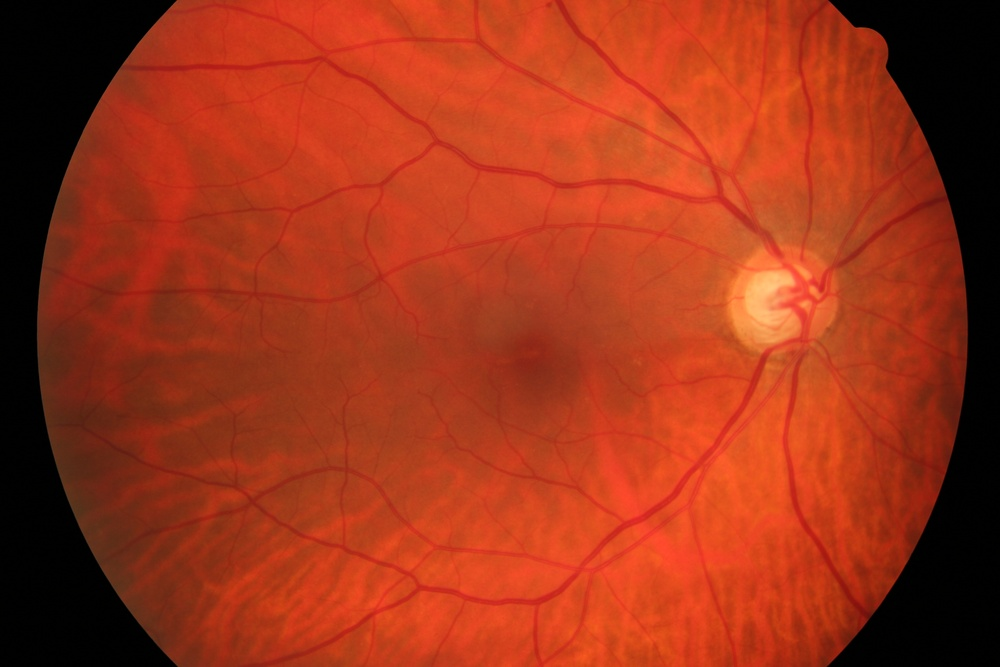
%> input picture imagenes/retinografia-2.jpg, 1000 x 667 px, shrunk from 3504 x 2336 before the run
$ octave descarta_marcos.m   (GNU Octave 9; MATLAB toolbox functions it lacks are replaced by stand-ins)
%> lines starting %> are read from the running program, lines starting %| are printed output that depends on the picture
% Información del histograma por debajo del nivel 10
i = imread ('imagenes\retinografia-2.jpg');
%> i is the input picture: size 667x1000x3 uint8; mean R, G, B 158.1, 51.8, 24.6
ig = i (:,:,2);
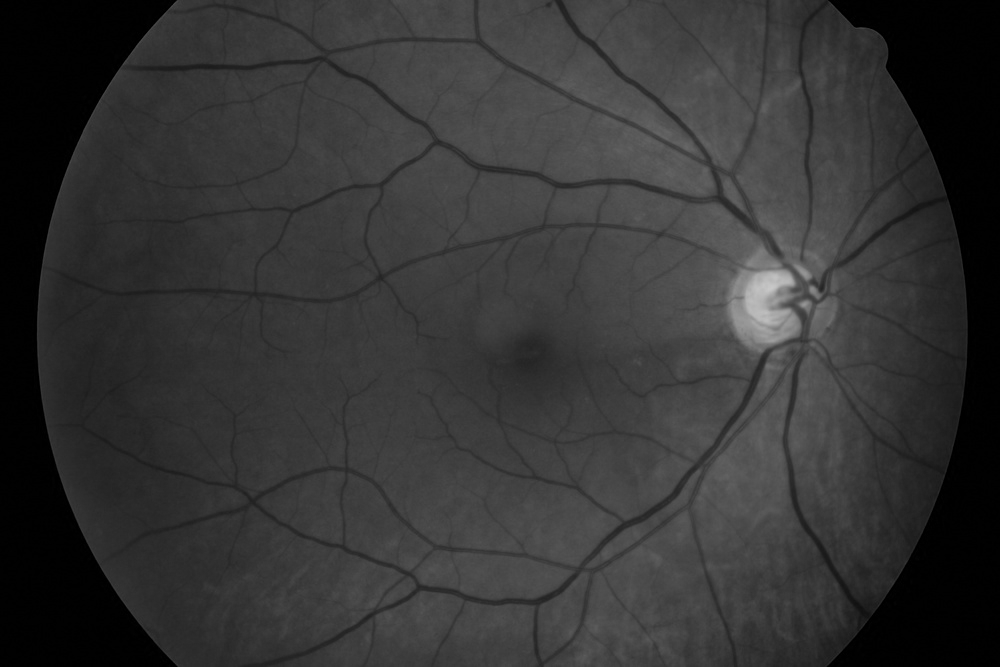
%> ig: size 667x1000 uint8; min 0, max 200, mean 51.8
imhist(ig)
title ('Parte del histograma del canal G de la imagen 2')
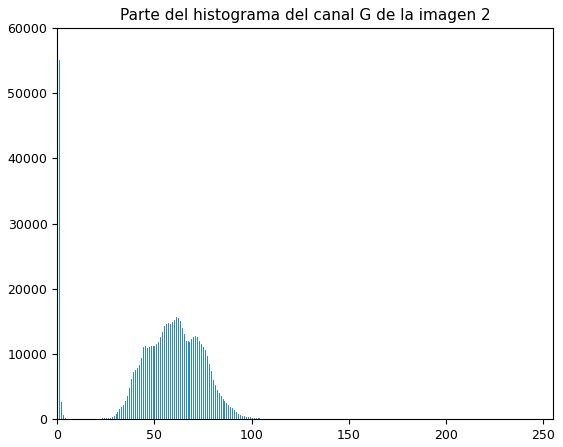
%> figure redrawn from the program's plot data; highest point at x = 1, y = 55099

ig (ig > 10) = 255;
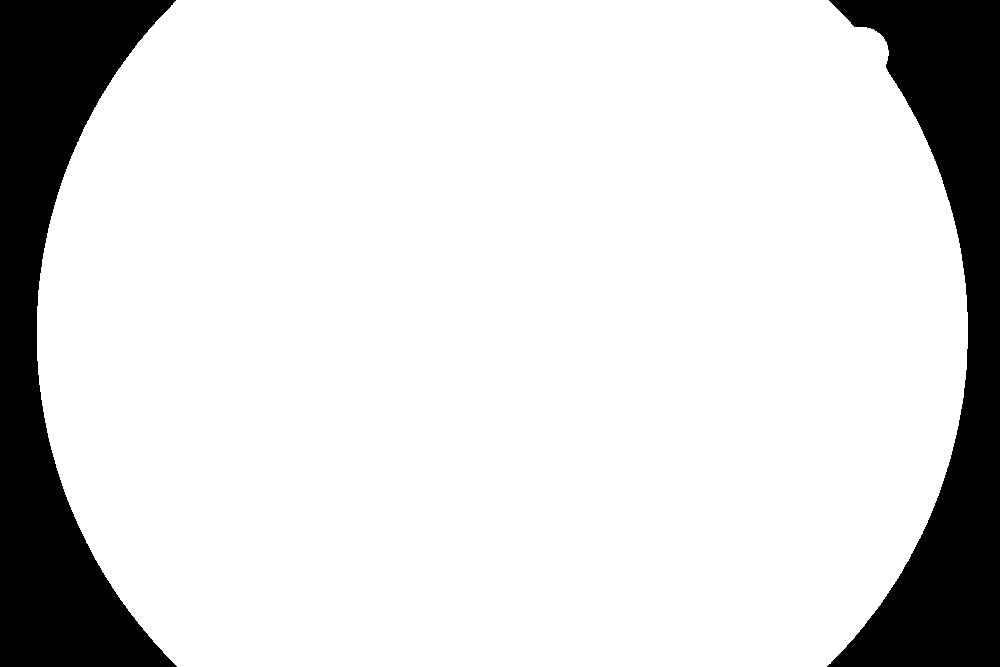
%> ig: size 667x1000 uint8; min 0, max 255, mean 215.6
imshow (ig)

$ run again, with imagenes/retinografia-1.jpg copied over imagenes/retinografia-2.jpg
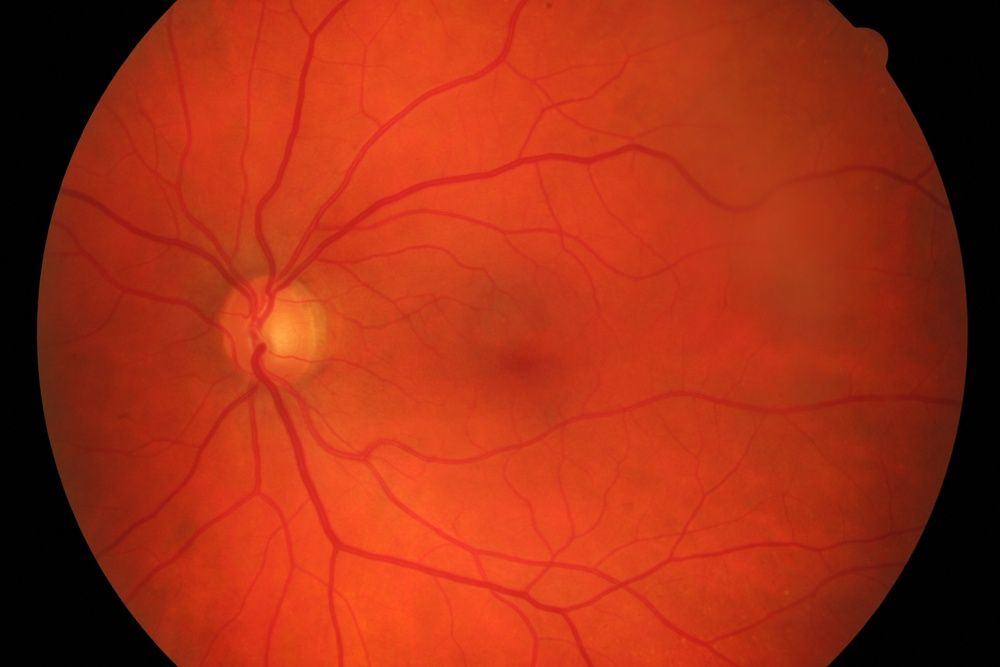
%> input picture imagenes/retinografia-1.jpg, 1000 x 667 px, shrunk from 3504 x 2336 before the run
%> i is the input picture: size 667x1000x3 uint8; mean R, G, B 162.1, 46.6, 20.9
%> `ig = i (:,:,2);`:
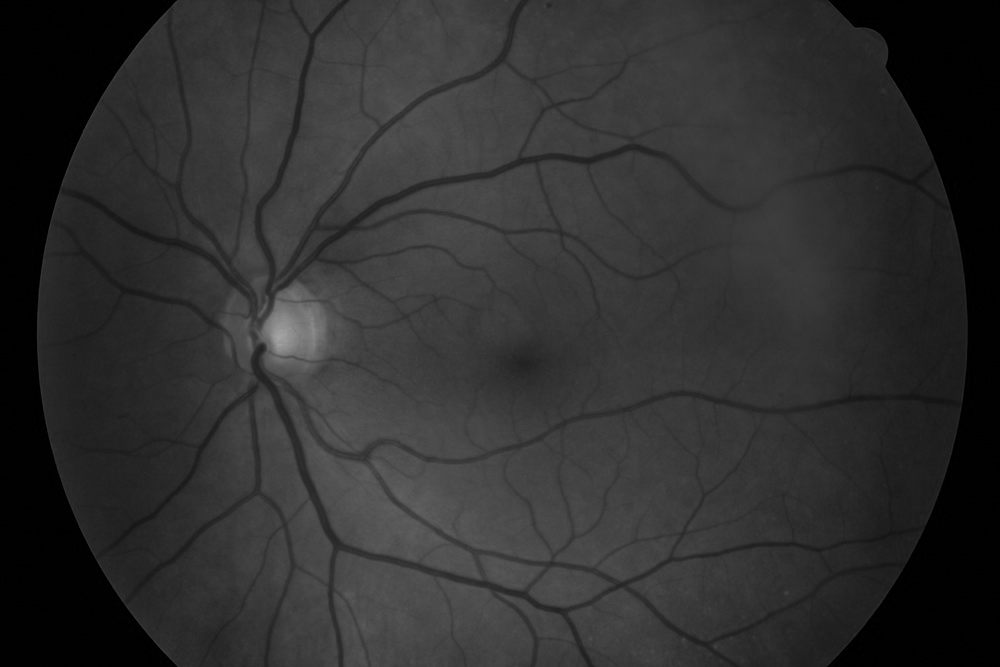
%> ig: size 667x1000 uint8; min 0, max 166, mean 46.6
%> `title ('Parte del histograma del canal G de la imagen 2')`:
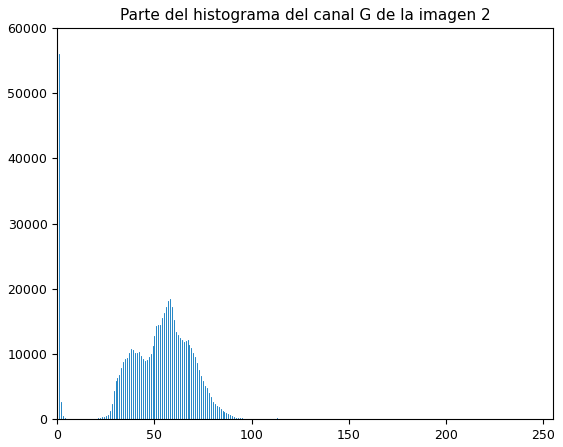
%> figure redrawn from the program's plot data; highest point at x = 1, y = 56049

$ run again, with imagenes/retinografia-10.jpg copied over imagenes/retinografia-2.jpg
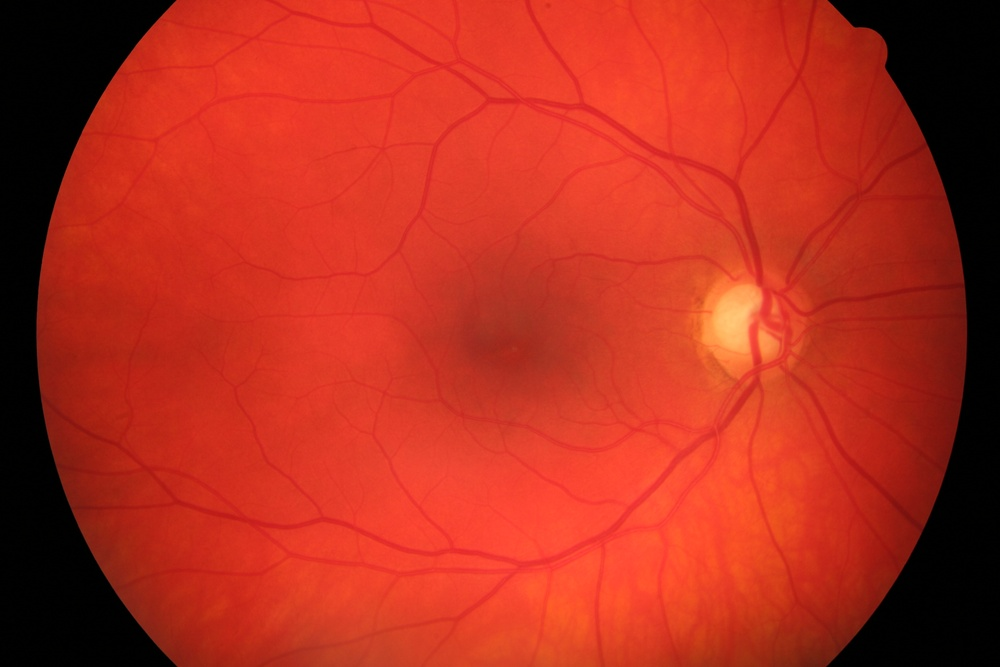
%> input picture imagenes/retinografia-10.jpg, 1000 x 667 px, shrunk from 3504 x 2336 before the run
%> i is the input picture: size 667x1000x3 uint8; mean R, G, B 179, 46, 29.7
%> `title ('Parte del histograma del canal G de la imagen 2')`:
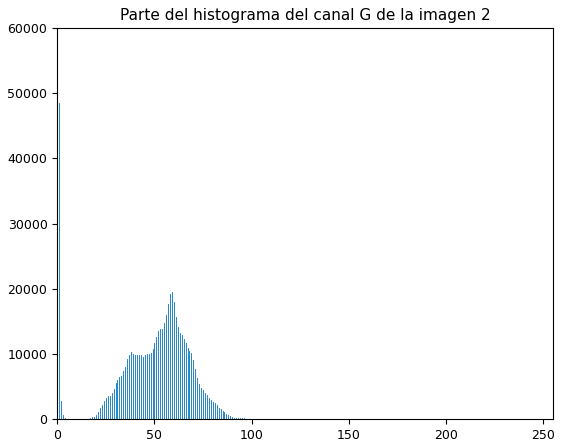
%> figure redrawn from the program's plot data; highest point at x = 0, y = 51441
%> `ig (ig > 10) = 255;`:
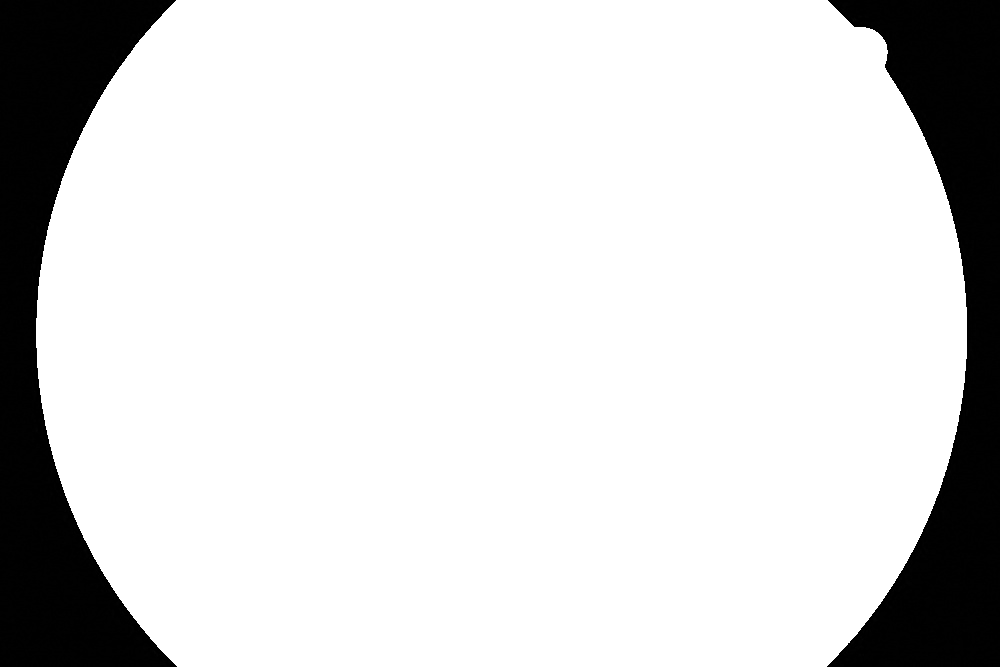
%> ig: size 667x1000 uint8; min 0, max 255, mean 215.5
